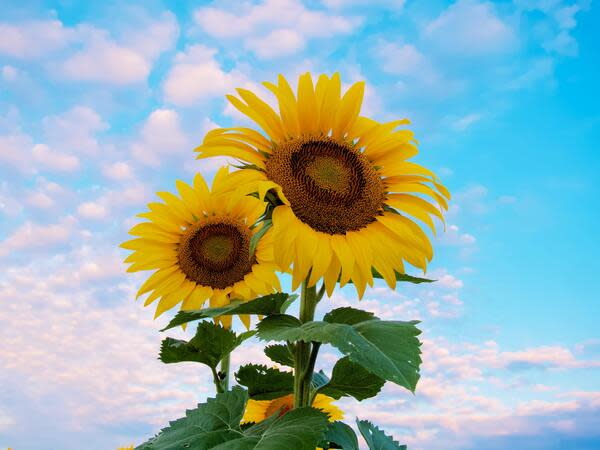
#> input picture ch10/flower.jpg, 600 x 450 px, found by its file name
$ python closed.py
#> lines starting #> are read from the running program, lines starting #| are printed output that depends on the picture
"""
cv2.morphologyEx(src,      # 輸入圖片
                 op,       # 需要處理類型的函數：(cv2.MORPH_OPEN,cv2.MORPH_CLOSE,cv2.MORPH_GRADIENT)
                 kernel,   # 卷積核大小
                 dst=None,
                 anchor=None,
                 iterations=None,     #迭代次數，默認1次
                 borderType=None,
                 borderValue=None)
"""
#B11056251陳湘宇_習題1(d)
import cv2
import numpy as np
original_img = cv2.imread('D:/Documents/ImgProcess/picture/flower.jpg',0)
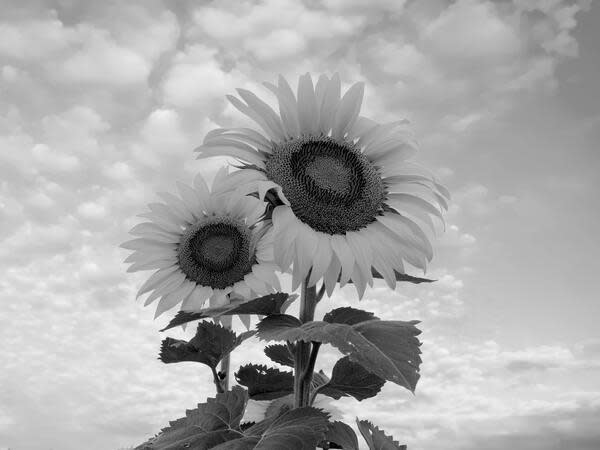
#> original_img: shape (450, 600); min 0, max 255, mean 169.6
gray_res = cv2.resize(original_img,None,fx=0.8,fy=0.8,
                 interpolation = cv2.INTER_CUBIC)                #圖形太大了縮小一點
# B, G, img = cv2.split(res)
# _,RedThresh = cv2.threshold(img,160,255,cv2.THRESH_BINARY)     #設定紅色通道閾值160（閾值影響開閉運算效果）
kernel = cv2.getStructuringElement(cv2.MORPH_RECT,(3,3))         #定義矩形結構元素

closed1 = cv2.morphologyEx(gray_res, cv2.MORPH_CLOSE, kernel,iterations=1)    #閉運算1
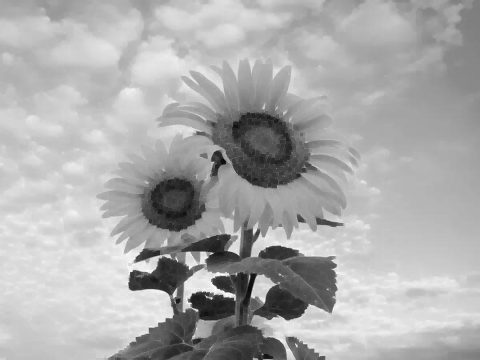
#> closed1: shape (360, 480); min 11, max 255, mean 171.8
closed2 = cv2.morphologyEx(gray_res, cv2.MORPH_CLOSE, kernel,iterations=3)    #閉運算2
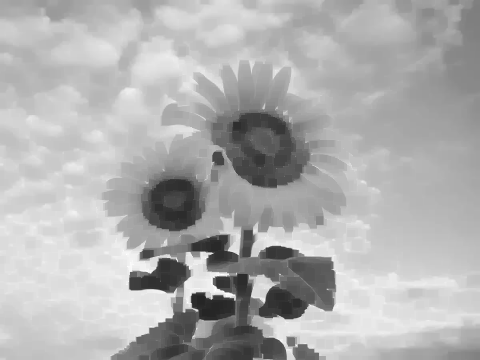
#> closed2: shape (360, 480); min 37, max 255, mean 175.5

cv2.imwrite("Close1.jpg",closed1)
cv2.imwrite("Close2.jpg",closed2)
cv2.waitKey(0)
